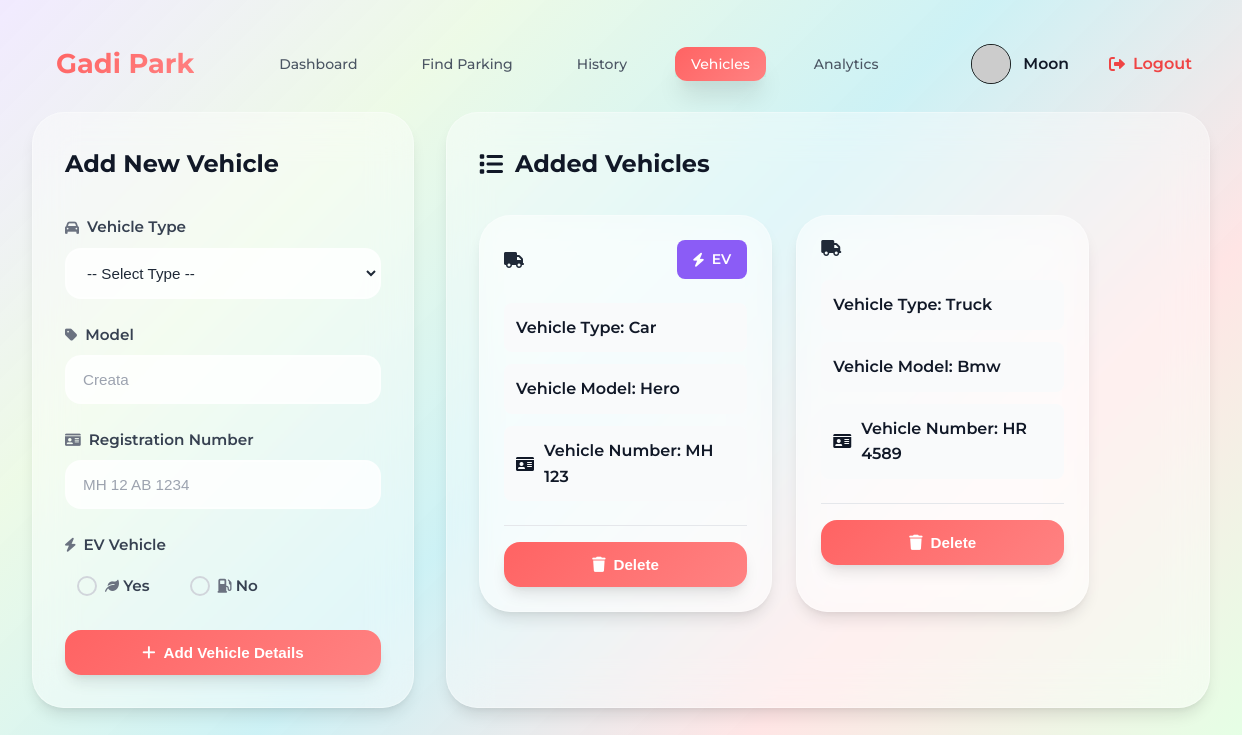
/vehicle (signed in), run on an earlier commit of the app's database.
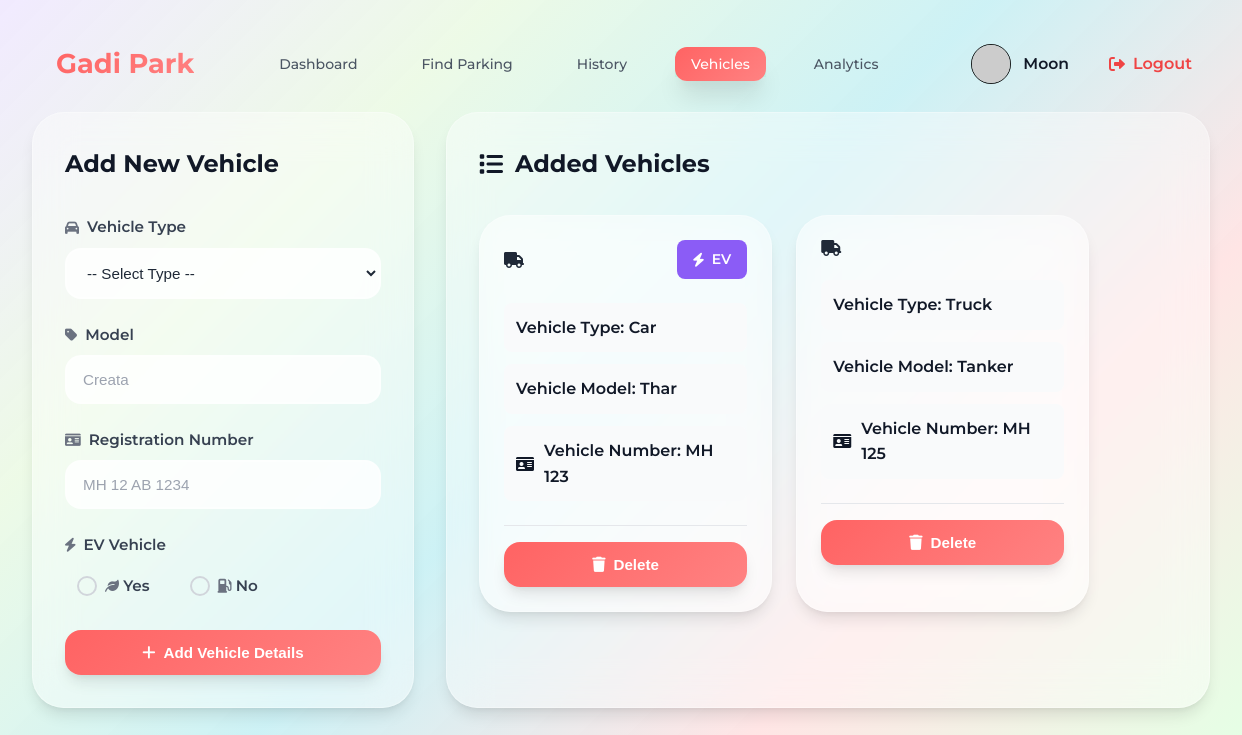
And on a later commit of the database.
### models/vehicle.py (models this page shows, shortened)
class Vehicle(db.Model):
    __tablename__ = 'vehicles'
    id = db.Column(db.Integer, primary_key=True)
    user_id = db.Column(db.Integer, db.ForeignKey('users.id'), nullable=False)
    type = db.Column(db.String(50), nullable=False)
    model = db.Column(db.String(50),nullable=False)
    registration_number = db.Column(db.String(20),nullable=False,unique=True)
    is_ev= db.Column(db.Boolean,default=False)

### routes/user.py (the view)
@user_bp.route('/vehicle',methods=['POST','GET'])
@login_required
@user_required
def vehicle():
    user=User.query.get(session.get('user_id'))
    if request.method =='POST':
        type=request.form.get('type')
        model=request.form.get('model').title()
        registration_number=request.form.get('registration_number')
        is_ev=request.form.get('is_ev') =='1'
        if not type or not model or not registration_number or is_ev is None:
            flash('All fields are required.', 'error')
            return redirect(url_for('user.vehicle'))
        reg_num=Vehicle.query.filter_by(registration_number=registration_number).first()
        if reg_num:
            flash('Vehicle with this registration number already exists.', 'error')
            return redirect(url_for('user.vehicle'))
        new_vehicle=Vehicle(user_id=user.id,type=type,model=model,registration_number=registration_number,is_ev=is_ev)
        db.session.add(new_vehicle)
        db.session.commit()
        flash('Vehicle added successfully.', 'success')
        return redirect(url_for('user.vehicle'))
    else:
        vehicles=Vehicle.query.filter_by(user_id=user.id).all()
        return render_template('vehicle.html',vehicles=vehicles,user=user)

### Templates/vehicle.html (shortened to what the changed rows need)
{% extends "base.html" %}
{% block style %}
<link rel="stylesheet" href="{{url_for('static',filename='css/base.css')}}">
<link rel="stylesheet" href="{{url_for('static',filename='css/vehicle.css')}}">
<link rel="stylesheet" href="{{url_for('static',filename='css/modal.css')}}">
<link rel="stylesheet" href="https://cdnjs.cloudflare.com/ajax/libs/font-awesome/6.0.0/css/all.min.css">
{% endblock %}
{% block content %}
<div class="vehicle-container">
   {% include "user_navbar.html"%}
    <div class="main">
        <div class="form-section bg">
            <div class="form-card">
                <h2>Add New Vehicle</h2>
            </div>
        </div>
        <div class="vehicles-section bg">
            <h2><i class="fas fa-list"></i> Added Vehicles</h2>
            <div class="vehicles-grid {% if not vehicles %}em"{%endif%}">
                {% if not vehicles %}
                <div class="empty">
                    <h3>No Vehicles Added</h3>
                    <p>Add your first vehicle to get started</p>
                </div>
                {%else%}
                    {% for vehicle in vehicles %}
                    <div class="cards bg">
                        <div class="card-head">
                            <i class="fa-solid fa-truck"></i>
                            {% if vehicle.is_ev %}
                            <div class="ev-badge">
                                <i class="fas fa-bolt"></i>
                                EV
                            </div>
                            {% endif %}
                        </div>
                        <div class="vehicle-details">
                            <h3> Vehicle Type: {{ vehicle.type.title() }}</h3>
                            <h3>Vehicle Model: {{ vehicle.model }}</h3>
                            <h3><i class="fas fa-id-card"></i> Vehicle Number: {{ vehicle.registration_number }}</h3>
                        </div>
                        <form action="{{url_for('user.vehicle_delete')}}" method="POST" class="delete-form">
                            <button type="submit" class="delete-btn btn-style" >
                                <i class="fas fa-trash"></i>
                                Delete
                            </button>
                        </form>
                    </div>
                    {% endfor %}
                {% endif %}
            </div>
        </div>
    </div>
</div>
{% endblock %}

What changed in the data, as far as the page shows it:
changed Vehicle "Car": model "Hero" → "Thar"
changed Vehicle "Truck": model "Bmw" → "Tanker"; registration_number "HR 4589" → "MH 125"
